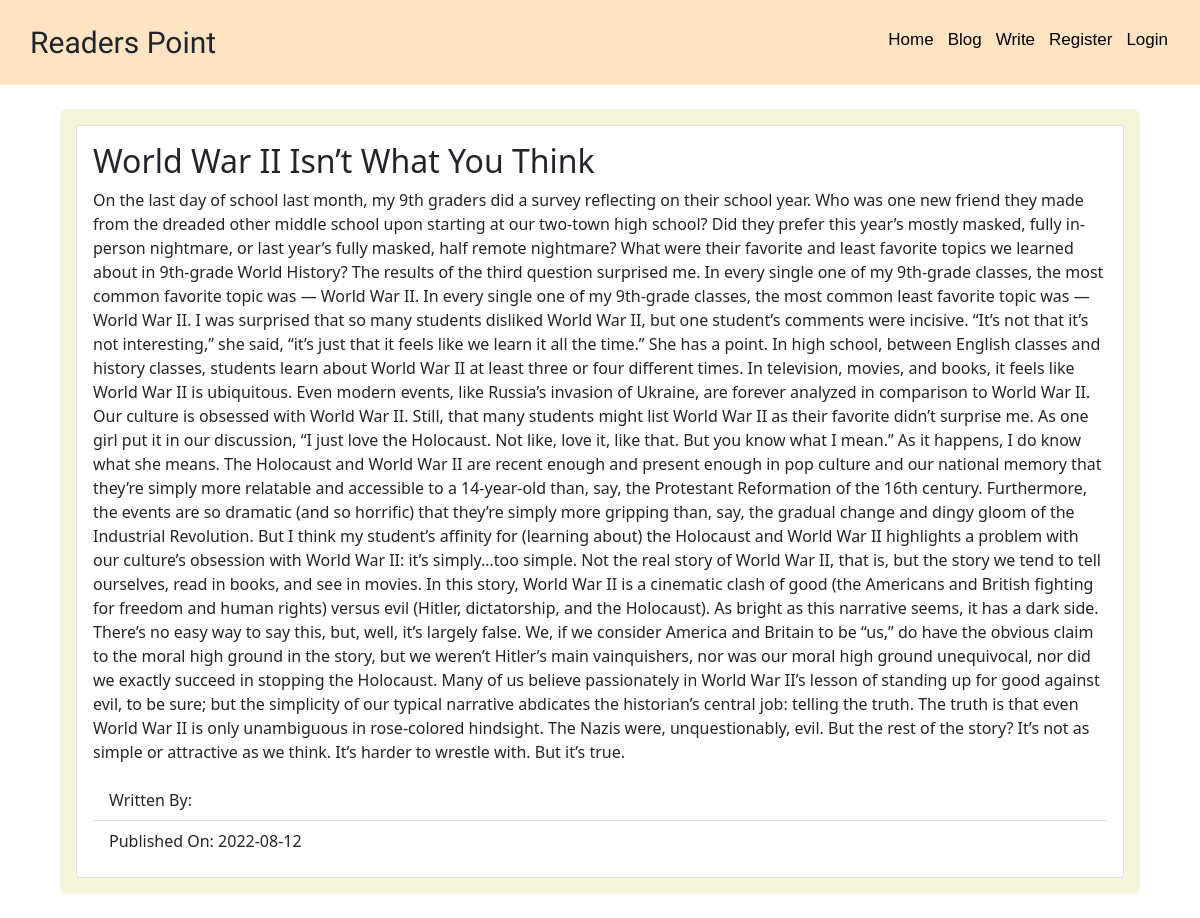
The page /5 on the database its author committed.
### myProject/models.py (models this page shows, shortened)
class Post(db.Model,UserMixin):
    __tablename__ = 'posts'
    users = db.relationship(User)
    id = db.Column(db.Integer,primary_key=True)
    user_id = db.Column(db.Integer,db.ForeignKey('users.id'),nullable=False)
    date = db.Column(db.DateTime,nullable=False,default=datetime.utcnow)
    title = db.Column(db.Text,nullable=False)
    text = db.Column(db.Text,nullable=False)

### myProject/users/views.py (the view)
@user.route('/<username>')
def blog_post(username):
    page = request.args.get('page',1,type=int)
    user = User.query.filter_by(username=username).first_or_404()
    blog_posts = Post.query.filter_by(user=user).order_by(Post.date.desc()).paginate(page=page,per_page=5)
    profile_image = url_for('static',filename='profile_pics/'+current_user.profile_image)
    return render_template('user_blog_posts.html',blog_posts=blog_posts,user=user,profile_image=profile_image)

### myProject/blog_posts/views.py (called while the page is built)
@blog_posts.route('/<int:blog_post_id>')
def blog_post(blog_post_id):
    blog_post = Post.query.get_or_404(blog_post_id)
    return render_template('blog_post.html',blog_post=blog_post)

### myProject/templates/blog_post.html (shortened to what this page needs)
{% extends "base.html" %}
{% block content %}
<div class="my-container p-3 my-4">
<div class="card">
    <div class="card-body">
      <h2 class="card-title">{{blog_post.title}}</h1>
      <p class="card-text">{{blog_post.text}}</p>
      <ul class="list-group list-group-flush">
        <li class="list-group-item">Written By: {{blog_post.username}}</li>
        <li class="list-group-item">Published On: {{blog_post.date.strftime('%Y-%m-%d')}}</li>
      </ul>
    </div>
</div>
</div>
{% endblock %}

### myProject/templates/base.html (style rules this page uses)
* { margin: 0; padding: 0; }
.my-container { margin: auto; margin-top: 50px; width: 70vw; background-color: beige; padding-top: 15px; padding-bottom: 22px; border-radius: 8px; }
@media (max-width:1224px) { .my-container { margin: auto; margin-top: 50px; width: 90%; } }

### rows shown on the page
Post: title "World War II Isn’t What You Think", text "On the last day of school last month, my 9th graders did a survey reflecting on their school year. Who was one new friend they made from the dreaded other middle school upon starting at our two-town high school? Did they prefer this year’s mostly masked, fully in-person nightmare, or last year’s fully masked, half remote nightmare? What were their favorite and least favorite topics we learned about in 9th-grade World History? The results of the third question surprised me. In every single one of my 9th-grade classes, the most common favorite topic was — World War II. In every single one of my 9th-grade classes, the most common least favorite topic was —World War II. I was surprised that so…", date "2022-08-12"
